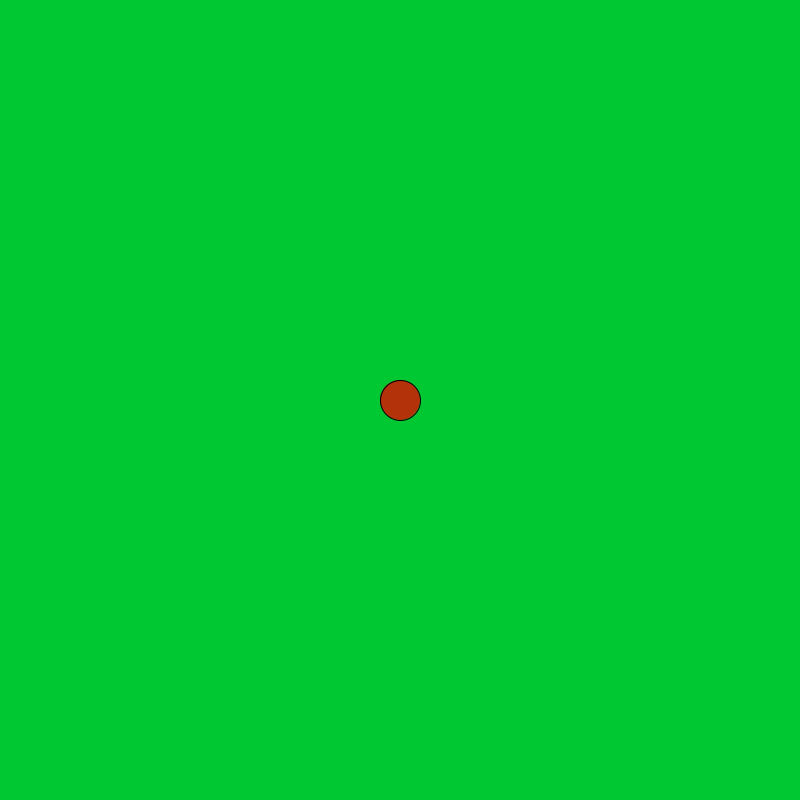
Frame 1 (no input)
Frame 60 (the mouse pressed at the canvas centre just before this capture): identical to frame 1, image omitted
Frame 120 (the mouse held since frame 60 and released just before this capture): identical to frame 1, image omitted

The Processing sketch that drew this single still picture (run headless with seeded random() and noise(); from frame 60 on, the mouse is pressed at the canvas centre):

// Processing sketch: WASD_Controlled_Object
// ── WASD_Controlled_Object.pde
boi Aaron;
boolean[] Key;

void setup() {
  size(800, 800);
  ellipseMode(CENTER);
  Aaron = new boi(400, 400);
  Key = new boolean[4];
}

void draw() {
  background(0, 200, 50);
  Aaron.update();
  Aaron.show();
}

void keyPressed() {
  if(key == 'w')
    Key[0] = true;
  if(key == 'a')
    Key[1] = true;
  if(key == 's')
    Key[2] = true;
  if(key == 'd')
    Key[3] = true;
}

void keyReleased() {
  if(key == 'w')
    Key[0] = false;
  if(key == 'a')
    Key[1] = false;
  if(key == 's')
    Key[2] = false;
  if(key == 'd')
    Key[3] = false;
}



class boi {
  
  int x, y;
  int xVel, yVel;
  
  
  boi(int posx, int posy) {
    x = posx;
    y = posy;
  }
  
  
  void update() {
    if(Key[0] && Key[2])
      yVel = 0;
    else if(Key[0])
      yVel = -5;
    else if(Key[2])
      yVel = 5;
    else
      yVel = 0;
    
    if(Key[1] && Key[3])
      xVel = 0;
    else if(Key[1])
      xVel = -5;
    else if(Key[3])
      xVel = 5;
    else
      xVel = 0;
      
    x += xVel;
    y += yVel;
  }
  
  
  void show() {
    fill(180, 50, 10);
    ellipse(x, y, 40, 40);
  }
  
}
